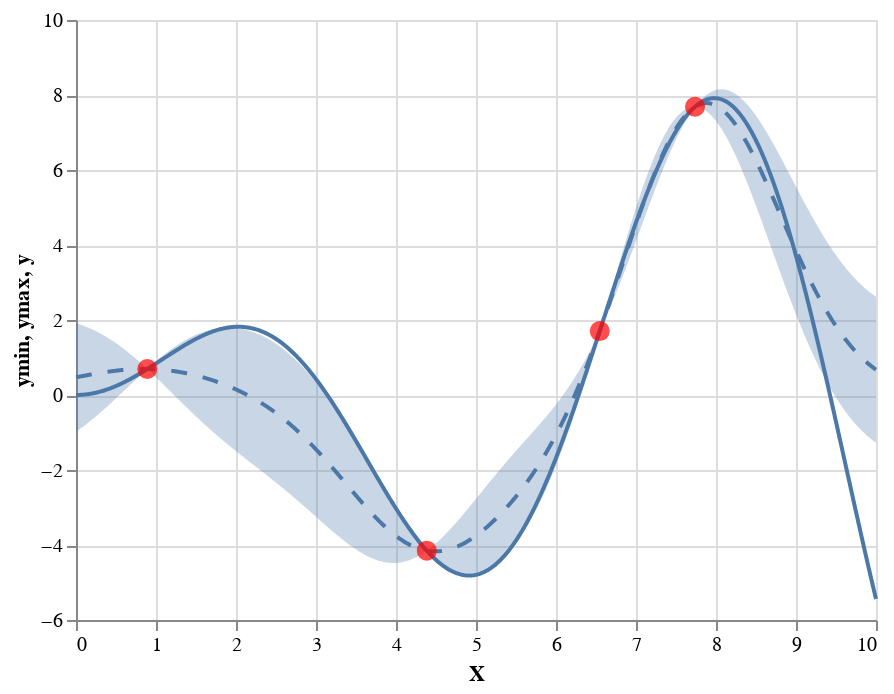

The notebook cell saved with this chart:
### Markdown cell above
먼저, Gaussian Process는 예측값과 그 값의 표준 편차를 출력할 수 있다(**predict(return_std=True)**) 다시 말해서, 확률 분포로 표시가 가능하다는 것이다. 위의 그림에서 연한 푸른색으로 된 구역은 95% 신뢰 구간(확률 분포 상에서 95%의 데이터가 해당 범위에 들어 있음)을 의미한다.

아직 아무런 학습이 되지 않았기 때문에, 기본적으로 평균이 0, 표준 편차가 1인 정규 분포로 표현이 되어 있다.

그럼, 일부 데이터만 학습에 쓰게 되면 어떨까?

### Code cell
import numpy as np
import pandas as pd
import altair as alt
from sklearn.gaussian_process import GaussianProcessRegressor


rnd = np.random.default_rng(42)
I_train = rnd.integers(0, len(gp_y), size=4)

gp_model = GaussianProcessRegressor()
gp_model.fit(gp_X[I_train], gp_y[I_train]) # 임의의 데이터를 훈련 데이터로 활용한다.
mean, std = gp_model.predict(gp_X, return_std=True)

df_true = pd.DataFrame({'X': np.ravel(gp_X), 'y': gp_y})
p_true = alt.Chart(df_true).mark_line().encode(x='X:Q', y='y:Q')

df_pred = pd.DataFrame({'X': np.ravel(gp_X), 'y': mean, 'ymin': mean - 1.96 * std, 'ymax': mean + 1.95 * std})
p_pred = alt.Chart(df_pred).mark_line(strokeDash=(8, 8)).encode(x='X:Q', y='y:Q')
p_area = alt.Chart(df_pred).mark_area(opacity=.3).encode(x='X:Q', y='ymin:Q', y2='ymax:Q')

df_obs = pd.DataFrame({'X': np.ravel(gp_X[I_train]), 'y': gp_y[I_train]})
p_obs = alt.Chart(df_obs).mark_point(filled=True, size=100, color='red').encode(x='X:Q', y='y:Q')

p_area + p_pred + p_true + p_obs

### Figure 1 — Vega-Lite specification as saved in the notebook (floating-point values rounded to 4 significant figures; data arrays with more than 128 entries replaced by an {"elided": "..."} marker saying what was removed)
{"config": {"view": {"continuousWidth": 400, "continuousHeight": 300}}, "layer": [{"mark": {"type": "area", "opacity": 0.3}, "encoding": {"x": {"field": "X", "type": "quantitative"}, "y": {"field": "ymin", "type": "quantitative"}, "y2": {"field": "ymax"}}}, {"mark": {"type": "line", "strokeDash": [8, 8]}, "encoding": {"x": {"field": "X", "type": "quantitative"}, "y": {"field": "y", "type": "quantitative"}}}, {"data": {"name": "data-bf8072546c2cf667dd8534dd4a1b3339"}, "mark": "line", "encoding": {"x": {"field": "X", "type": "quantitative"}, "y": {"field": "y", "type": "quantitative"}}}, {"data": {"name": "data-87b5e316d128eb754bf87a407adf0b8f"}, "mark": {"type": "point", "color": "red", "filled": true, "size": 100}, "encoding": {"x": {"field": "X", "type": "quantitative"}, "y": {"field": "y", "type": "quantitative"}}}], "data": {"name": "data-28a04854318c73ec177422d14fb41517"}, "$schema": "https://vega.github.io/schema/vega-lite/v4.17.0.json", "datasets": {"data-28a04854318c73ec177422d14fb41517": {"elided": "1000 records"}, "data-bf8072546c2cf667dd8534dd4a1b3339": {"elided": "1000 records"}, "data-87b5e316d128eb754bf87a407adf0b8f": [{"X": 0.8909, "y": 0.6928}, {"X": 7.738, "y": 7.686}, {"X": 6.547, "y": 1.704}, {"X": 4.384, "y": -4.151}]}}
